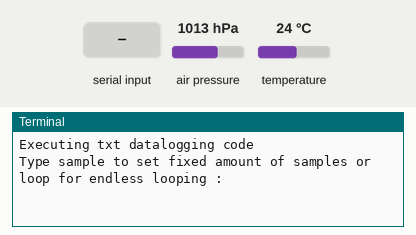
This program was run on a simulated Raspberry Pi (BCM pin numbers). Parts: the last lines printed to the terminal. Inputs (shaded band) come from the test bench; at power-on: air pressure 1013 hPa, temperature 24 °C. The clock reads 2024-03-15 10:24:30 at power-on unless the program sets it; files the program writes start out absent. At 7.8 s the program stops and its outputs stay as they are.

Above: at 1.2 s.
1.3 s: "sample" typed at the terminal, then Enter
At 1.8 s:
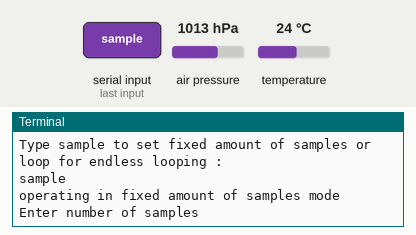
2.8 s: "5" typed at the terminal, then Enter
At 4.1 s:
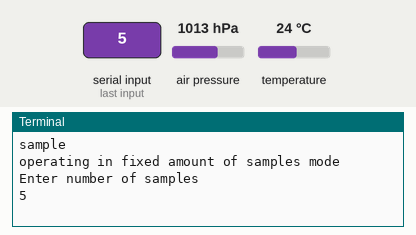

Measured:
- after the input at 1.3 s, the terminal: prints a new line at once (image 1)
- after the input at 2.8 s, the terminal: prints a new line at once (image 2)

The program:

Raspberry_Pi_Saving_Data_in_text_file.py
```python
# (licence header left out)
from Adafruit_BME280 import *
import datetime

sensor = BME280(t_mode=BME280_OSAMPLE_8, p_mode=BME280_OSAMPLE_8)#saves samples like : sensor = (temperature,pressure)
temperature = sensor.read_temperature()#we access the temperature read of the sensor variable
pressure = (sensor.read_pressure())/100#we access the pressure read of the sensor variable and we format it in hectopascals with /100

timestamp = datetime.datetime.now().replace(microsecond=0)#we save the current date and time
                                                          #the .replace(microsecond=0) removes microseconds which are being read

file = open('text_datalog.txt','a')# we open the file which we have saved in the same location as our code,
                                  #the 'a' parameter appends data at the end of file, does not truncate and creates file if it doesn't exist
file.write("Sample taken at {} ".format(timestamp))#we write current data and time in file
file.write("Temperature = {:.4f} ".format(temperature ))#we write temperature sample with 4 digit accuracy
file.write("Pressure = {:.4f} ".format(pressure))#we write pressure sample with 4 digits accuracy
file.write("\n")#we change to avoid writting all data is the same line
file.close()#we close the file ass soon as we finish


""" PART 2 IMPLEMENTATION WITH THE USE OF A FUNCTION  """
from Adafruit_BME280 import *
import datetime
import time

sensor = BME280(t_mode=BME280_OSAMPLE_8, p_mode=BME280_OSAMPLE_8)
temperature = sensor.read_temperature()
pressure = (sensor.read_pressure())/100

timestamp = datetime.datetime.now().replace(microsecond=0)


def datalogging(option):


    if option == 'sample':
            print('operating in fixed amount of samples mode')
            samples = int(input('Enter number of samples '))

            for i in range(samples):
                file = open('text_datalog.txt','a')
                file.write("Sample taken at {} ".format(timestamp))
                file.write("Temperature = {:.4f} ".format(temperature ))
                file.write("Pressure = {:.4f} ".format(pressure))
                file.write("\n")
                time.sleep(1)
    elif option == 'loop':
        try:
            while True:
                print('operating in endless loop mode')
                file = open('text_datalog.txt', 'a')
                file.write("Sample taken at {} ".format(timestamp))
                file.write("Temperature = {:.4f} ".format(temperature))
                file.write("Pressure = {:.4f} ".format(pressure))
                file.write("\n")
                time.sleep(1)
        except KeyboardInterrupt:
            pass
    else:
        print('not a valid option')


print('Executing txt datalogging code')
option = str(input('Type sample to set fixed amount of samples or loop for endless looping : '))

datalogging(option)
```
